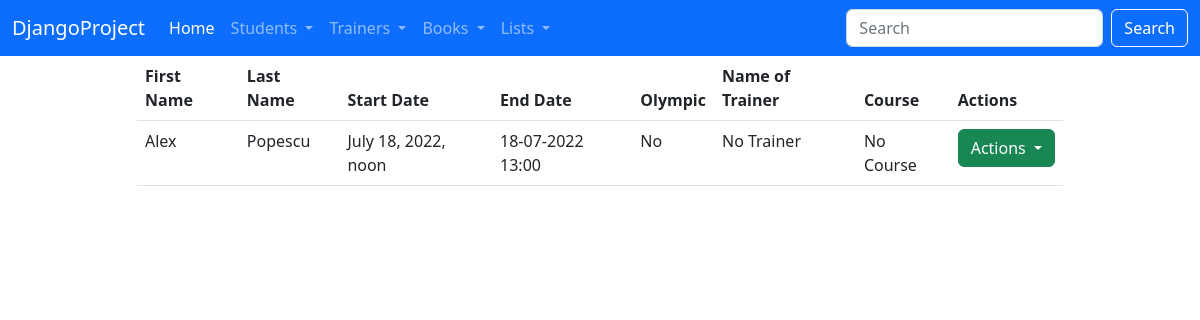
The page /list_of_students/ on the database as committed earlier.
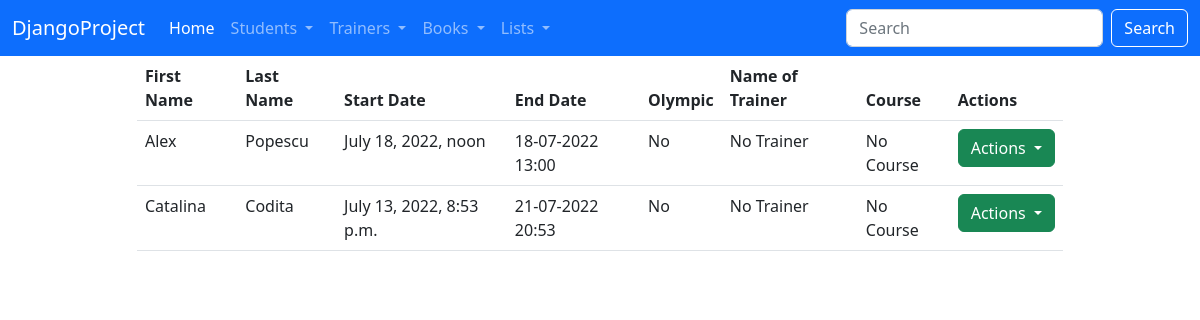
The same page on the database as committed later.
### student/models.py (models this page shows)
class Student(models.Model):
    first_name = models.CharField(max_length=30)
    last_name = models.CharField(max_length=30)
    age = models.IntegerField()
    is_olympic = models.BooleanField(default=False)
    address = models.CharField(max_length=150)
    email = models.EmailField(max_length=50)
    description = models.TextField(max_length=300)
    start_date = models.DateTimeField()
    end_date = models.DateTimeField()
    active = models.BooleanField(default=True)
    created_at = models.DateTimeField(auto_now_add=True)
    updated_at = models.DateTimeField(auto_now=True)
    def __str__(self):
        return f"{self.first_name} {self.last_name}"

### student/views.py (the view)
# urls.py: path('list_of_students/', views.StudentListView.as_view(), name='list-of-students'),
class StudentListView(ListView):
    template_name = 'student/list_of_students.html'
    model = Student
    context_object_name = 'all_students'

### templates/student/list_of_students.html (shortened to what this page needs)
{% extends 'base.html' %}
{% block content %}
    <div class="container">
        <div class="row">
            <div class="col-md-10 offset-md-1">
                <table class="table">
                    <thead>
                    <tr>
                        <th>First Name</th>
                        <th>Last Name</th>
                        <th>Start Date</th>
                        <th>End Date</th>
                        <th>Olympic</th>
                        <th>Name of Trainer</th>
                        <th>Course</th>
                        <th>Actions</th>
                    </tr>
                    </thead>
                    <tbody>
                    {% for student in all_students %}
                        <tr>
                            <td>{{ student.first_name }}</td>
                            <td>{{ student.last_name }}</td>
                            <td>{{ student.start_date }}</td>
                            <td>{{ student.end_date|date:'d-m-Y H:i' }}</td>
                            <td>
                                {% if student.is_olympic %}
                                    Yes
                                {% else %}
                                    No
                                {% endif %}
                            </td>
                            <td>
                                {% if student.trainer %}
                                    {{ student.trainer }}
                                {% else %}
                                    No Trainer
                                {% endif %}
                            </td>
                            <td>
                                {% if student.trainer.course %}
                                    {{ student.trainer.course }}
                                {% else %}
                                    No Course
                                {% endif %}
                            </td>
                            <td>
                                <div class="dropdown">
                                    <button class="btn btn-success dropdown-toggle" type="button"
                                            data-bs-toggle="dropdown" aria-expanded="false">
                                        Actions
                                    </button>
                                </div>
                            </td>
                        </tr>
                    {% endfor %}
                    </tbody>
                </table>
            </div>
        </div>
    </div>
{% endblock %}

Rows that differ between the two databases and show on the page:
added Student: first_name "Catalina", last_name "Codita", start_date "July 13, 2022, 8:53 p.m.", end_date "21-07-2022 20:53", is_olympic "No"
